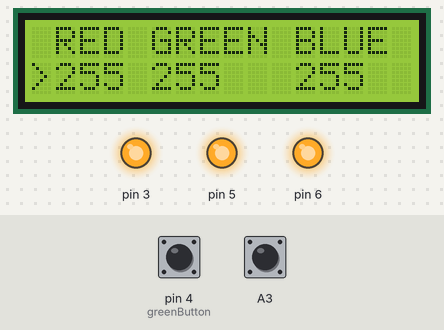
Bench run of a sketch on a simulated Arduino Uno, built with avr-gcc and run on an emulated ATmega328P. On the bench: 16×2 character LCD, output pins drawn as LEDs (lit = HIGH). The inputs (shaded band) are chosen by the test bench; at power-on: pin 4 (greenButton) HIGH, A3 HIGH.

Above: at 1.2 s.
1.3 s: pin 4 (greenButton) pulled LOW for 0.15 s
At 2.6 s:
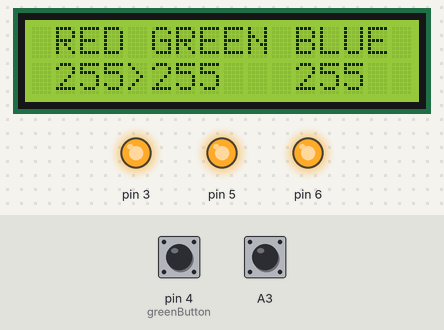
2.9 s: pin 4 (greenButton) pulled LOW for 1 s
At 4.2 s:
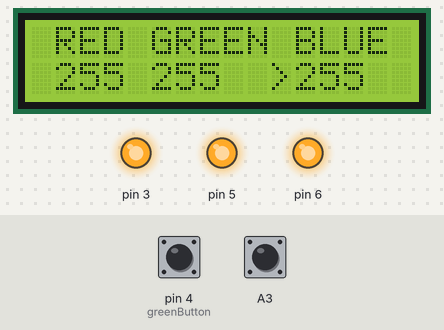
Timing chart, 0 to 5.9 s (numbered marks = the images above; inputs shaded):
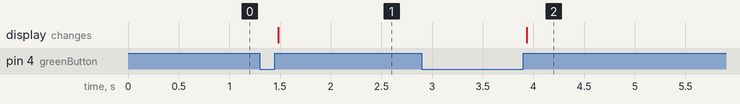

Measured:
- after the input at 1.3 s, the display: changes after 0.18 s (image 1)
- after the input at 2.9 s, the display: changes after 1.0 s (image 2)

The sketch:

zad3.2.ino
```cpp
// Imię i Nazwisko: Mateusz Groblicki
// Grupa: Czwartek 11:15
// Zadanie: 3.2. Mikser RGB

#include <LiquidCrystal_I2C.h>
#include "Basic_Button.h"
#include "Basic_LED_PWM.h"
#include "CyclicBuffer.h"
#include "Basic_Encoder.h"
#include <Wire.h>

#define RED_POINTER 0
#define GREEN_POINTER 4
#define BLUE_POINTER 10

struct Color
{
    Color(LED_PWM *LED, byte colorDisplayPointer)
    {
        led = LED;
        pointer = colorDisplayPointer;
    }

    Color()
    {
        led = nullptr;
        pointer = 0;
    }

    LED_PWM *led;
    byte pointer;
};

LiquidCrystal_I2C lcd(0x27, 2, 1, 0, 4, 5, 6, 7, 3, POSITIVE);
Button greenButton(4);
LED_PWM greenLED(5), redLED(6), blueLED(3);
Color redColor(&redLED, RED_POINTER),
    greenColor(&greenLED, GREEN_POINTER),
    blueColor(&blueLED, BLUE_POINTER);
CyclicBuffer<Color *> colorBuffer(3);
Encoder encoder(A3, A2);

void setup()
{
    Serial.begin(9600);

    redLED.on();
    greenLED.on();
    blueLED.on();

    colorBuffer
        .push(&redColor)
        .push(&greenColor)
        .push(&blueColor);

    lcd.begin(16, 2);
    lcd.clear();
    lcd.print(" RED GREEN BLUE");
    lcd.setCursor(RED_POINTER, 1);
    lcd.print(">");
    updateBrightnessReadings(colorBuffer.get());
    updateBrightnessReadings(colorBuffer.next().get());
    updateBrightnessReadings(colorBuffer.next().get());
    colorBuffer.head();
}

void loop()
{
    updateBrightnessValue();
    updatePointer();
}

void updateBrightnessReadings(Color *color)
{
    lcd.setCursor(color->pointer + 1, 1);
    byte bs = color->led->getBrightness();
    lcd.print(((bs < 10) ? "  " : (bs < 100) ? " " : ""));
    lcd.print(bs);
}

void updatePointer()
{
    if (greenButton.wasReleased())
    {
        //clear old pointer
        lcd.setCursor(colorBuffer.get()->pointer, 1);
        lcd.print(" ");

        //print pointer
        lcd.setCursor(colorBuffer.next().get()->pointer, 1);
        lcd.print(">");
    }
}

void updateBrightnessValue()
{
    byte rotation = encoder.readRotation();

    if (rotation != ENCODER_IDLE)
    {
        LED_PWM *led = colorBuffer.get()->led;

        if (rotation == ENCODER_ROTATED_CW)
        {
            if (led->getBrightness() + 1 <= UINT8_MAX)
                led->setBrightness(led->getBrightness() + 1);
        }
        else
        {
            if (led->getBrightness() - 1 >= 0)
                led->setBrightness(led->getBrightness() - 1);
        }

        updateBrightnessReadings(colorBuffer.get());
    }
}
```
